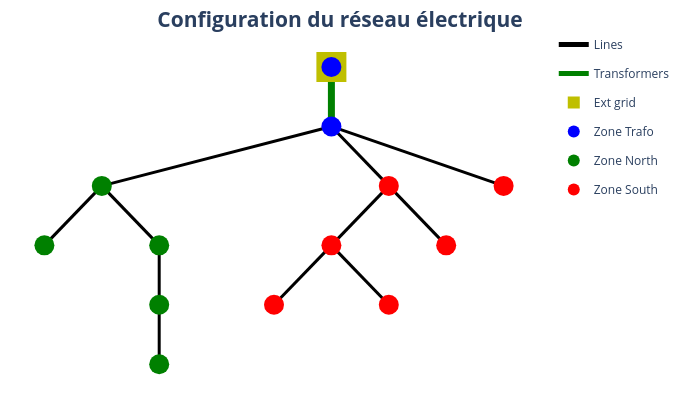

Source (notebook cell):
### Code cell
pp_plot.plot_power_network(
    net=net_pickle,
    plot_title="Configuration du réseau électrique",
    filename="custom_power_network.png",
)

### Figure 1 — Plotly figure (JSON) as saved in the notebook; plotly's stock layout.template omitted (floating-point values rounded to 4 significant figures)
{"data": [{"hoverinfo": "text", "legendgroup": "lines", "line": {"color": "rgb(0, 0, 0)", "width": 3}, "mode": "lines", "name": "Lines", "showlegend": true, "text": "GKN3x150_150", "type": "scatter", "x": [0, -1, -2], "y": [-1, -1.5, -2]}, {"hoverinfo": "text", "legendgroup": "lines", "line": {"color": "rgb(0, 0, 0)", "width": 3}, "mode": "lines", "name": "Lines", "showlegend": false, "text": "GKN3x150_150_2", "type": "scatter", "x": [-2, -2.25, -2.5], "y": [-2, -2.5, -3]}, {"hoverinfo": "text", "legendgroup": "lines", "line": {"color": "rgb(0, 0, 0)", "width": 3}, "mode": "lines", "name": "Lines", "showlegend": false, "text": "GKN3X95_95", "type": "scatter", "x": [-2, -1.75, -1.5], "y": [-2, -2.5, -3]}, {"hoverinfo": "text", "legendgroup": "lines", "line": {"color": "rgb(0, 0, 0)", "width": 3}, "mode": "lines", "name": "Lines", "showlegend": false, "text": "GKT3X50_50", "type": "scatter", "x": [-1.5, -1.5, -1.5], "y": [-3, -3.5, -4]}, {"hoverinfo": "text", "legendgroup": "lines", "line": {"color": "rgb(0, 0, 0)", "width": 3}, "mode": "lines", "name": "Lines", "showlegend": false, "text": "GKT3X50_50_2", "type": "scatter", "x": [-1.5, -1.5, -1.5], "y": [-4, -4.5, -5]}, {"hoverinfo": "text", "legendgroup": "lines", "line": {"color": "rgb(0, 0, 0)", "width": 3}, "mode": "lines", "name": "Lines", "showlegend": false, "text": "GKN3x150_150_3", "type": "scatter", "x": [0, 0.25, 0.5], "y": [-1, -1.5, -2]}, {"hoverinfo": "text", "legendgroup": "lines", "line": {"color": "rgb(0, 0, 0)", "width": 3}, "mode": "lines", "name": "Lines", "showlegend": false, "text": "GKN3X95_95_2", "type": "scatter", "x": [0.5, 0.25, 0], "y": [-2, -2.5, -3]}, {"hoverinfo": "text", "legendgroup": "lines", "line": {"color": "rgb(0, 0, 0)", "width": 3}, "mode": "lines", "name": "Lines", "showlegend": false, "text": "GKN3x150_150_4", "type": "scatter", "x": [0, -0.25, -0.5], "y": [-3, -3.5, -4]}, {"hoverinfo": "text", "legendgroup": "lines", "line": {"color": "rgb(0, 0, 0)", "width": 3}, "mode": "lines", "name": "Lines", "showlegend": false, "text": "GKN3X50_50", "type": "scatter", "x": [0, 0.25, 0.5], "y": [-3, -3.5, -4]}, {"hoverinfo": "text", "legendgroup": "lines", "line": {"color": "rgb(0, 0, 0)", "width": 3}, "mode": "lines", "name": "Lines", "showlegend": false, "text": "GKN3X50_50_2", "type": "scatter", "x": [0.5, 0.75, 1], "y": [-2, -2.5, -3]}, {"hoverinfo": "text", "legendgroup": "lines", "line": {"color": "rgb(0, 0, 0)", "width": 3}, "mode": "lines", "name": "Lines", "showlegend": false, "text": "GKN3X240_240", "type": "scatter", "x": [0, 0.75, 1.5], "y": [-1, -1.5, -2]}, {"hoverinfo": "text", "legendgroup": "lines", "marker": {"color": "rgb(0, 0, 0)", "size": 1, "symbol": "circle"}, "mode": "markers", "name": "edge_center", "showlegend": false, "type": "scatter", "x": [-1], "y": [-1.5]}, {"hoverinfo": "text", "legendgroup": "Transformers", "line": {"color": "rgb(0, 128, 0)", "width": 7}, "mode": "lines", "name": "Transformers", "showlegend": true, "text": "STMT003438<br>0.63 MVA", "type": "scatter", "x": [0, 0, 0], "y": [0, -0.5, -1]}, {"hoverinfo": "text", "legendgroup": "Transformers", "marker": {"color": "rgb(0, 128, 0)", "size": 1, "symbol": "circle"}, "mode": "markers", "name": "edge_center", "showlegend": false, "text": ["STMT003438<br>0.63 MVA"], "type": "scatter", "x": [0], "y": [-0.5]}, {"hoverinfo": "text", "marker": {"color": "rgb(191, 191, 0)", "size": 30, "symbol": "square"}, "mode": "markers", "name": "Ext grid", "text": [null], "type": "scatter", "x": [0], "y": [0]}, {"hoverinfo": "text", "marker": {"color": "rgb(0, 0, 255)", "size": 20, "symbol": "circle"}, "mode": "markers", "name": "Zone Trafo", "text": ["STMT003438<br>0.42 kV", "STMT003438HV<br>18.3 kV"], "type": "scatter", "x": [0, 0], "y": [-1, 0]}, {"hoverinfo": "text", "marker": {"color": "rgb(0, 128, 0)", "size": 20, "symbol": "circle"}, "mode": "markers", "name": "Zone North", "text": ["CDBT004764<br>0.42 kV", "CDBT003746<br>0.42 kV", "CDBT004760<br>0.42 kV", "CDBT012139<br>0.42 kV", "CDBT900784<br>0.42 kV"], "type": "scatter", "x": [-2, -2.5, -1.5, -1.5, -1.5], "y": [-2, -3, -3, -4, -5]}, {"hoverinfo": "text", "marker": {"color": "rgb(255, 0, 0)", "size": 20, "symbol": "circle"}, "mode": "markers", "name": "Zone South", "text": ["CDBT901452<br>0.42 kV", "CDBT004774<br>0.42 kV", "CDBT901604<br>0.42 kV", "CDBT016055<br>0.42 kV", "N1<br>0.42 kV", "60437<br>0.42 kV"], "type": "scatter", "x": [0.5, 0, -0.5, 0.5, 1, 1.5], "y": [-2, -3, -4, -4, -3, -2]}], "layout": {"font": {"size": 15}, "height": 400, "hovermode": "closest", "legend": {"font": {"size": 12}, "itemsizing": "constant"}, "margin": {"b": 5, "l": 5, "r": 5, "t": 30}, "paper_bgcolor": "white", "plot_bgcolor": "white", "showlegend": true, "title": {"text": "<b>Configuration du réseau électrique<b>", "x": 0.5, "xanchor": "center", "y": 0.97, "yanchor": "top"}, "width": 680, "xaxis": {"showgrid": false, "showticklabels": false, "tickfont": {"family": "Arial Black", "size": 12}, "title": {"font": {"size": 12}}, "zeroline": false}, "yaxis": {"showgrid": false, "showticklabels": false, "tickfont": {"family": "Arial Black", "size": 12}, "title": {"font": {"size": 12}}, "zeroline": false}}}
